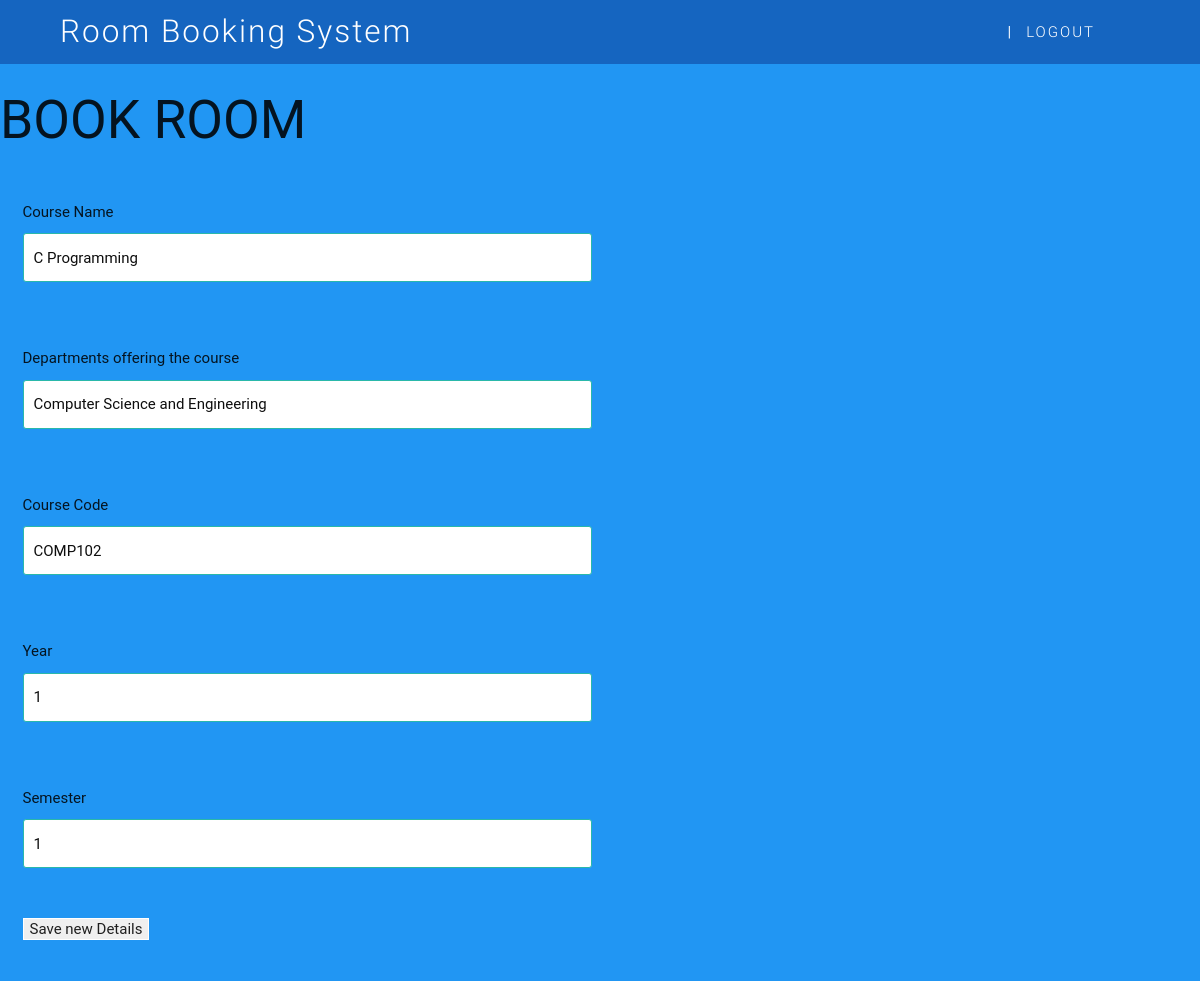
Screenshot of /php/edit_course_details.php?courseCode=COMP102 with the database file from the repository.
### tables this page shows
CREATE TABLE IF NOT EXISTS `course` (
  `courseName` varchar(50) NOT NULL,
  `departmentName` varchar(50) NOT NULL,
  `courseCode` varchar(50) NOT NULL,
  `year` int(11) NOT NULL,
  `semester` int(11) NOT NULL
);

### php/edit_course_details.php (the view, shortened to what this page needs)
<?php
require 'database_connection.php';
$courseCode = $_GET['courseCode'];
$query = $mysqli->query("SELECT * FROM course WHERE courseCode='$courseCode' LIMIT 1") or die($mysqli->error);
if($query->num_rows){
  while($row = $query->fetch_array(MYSQLI_ASSOC)){
    $courseCode = $row['courseCode'];
    $departmentName = $row['departmentName'];
    $courseName = $row['courseName'];
    $year = $row['year'];
    $semester = $row['semester'];
  }
}
?>
<!DOCTYPE html>
<html>
<head>
    <link rel="stylesheet" type="text/css" href="../css/style.css">
    <link rel="stylesheet" type="text/css" href="../css/plugin.css">
</head>
<body>
 <div class="navbar-fixed">
    <nav id="nav_f" class="default_color" role="navigation">
        <div class="container">
            <div class="nav-wrapper">
            <a href="index.php" id="logo-container" class="brand-logo">Room Booking System</a>
                <ul class="right hide-on-med-and-down">
                    <li>|</li>
                    <li><a href="logout.php">LOGOUT</a></li>
                </ul>
            </div>
        </div>
    </nav>
</div>
<h2>BOOK ROOM</h2>
   <div class="row">
    <form class="col s6">
        <div class="row">
            <div class="input-field col s12">
        <p>Course Name</p><input name="courseName" id="courseName" type="text" value="<?=$courseName?>"/>
         </div>
        </div>
        <div class="row">
            <div class="input-field col s12">
        <p>Departments offering the course</p><input name="departmentName" id="departmentName" type="text" value="<?=$departmentName?>"/>
            </div>
        </div>
        <div class="row">
            <div class="input-field col s12">
                <p>Course Code</p> <input name="courseCode" id="courseCode" type="text" value="<?=$courseCode?>"/>
            </div>
        </div>
        <div class="row">
            <div class="input-field col s12">
                <p>Year</p><input name="year" id="year" type="number" value="<?=$year?>"/>
                </div>
        </div>
         <div class="row">
            <div class="input-field col s12">
                <p>Semester</p><input name="semester" id="semester" type="number" min="1" max="2" value="<?=$semester?>"/>
                </div>
        </div>
        <div class="row">
            <div class="input-field col s12">
                <input type="button" id="saveDetail" name="saveDetails" value="Save new Details"/>
                </div>
        </div>
    </form>
</div>
</body>

### css/style.css (style rules this page uses)
body { background: #2196F3; }
.default_color { background-color: #1565C0 !important }
#nav_f { box-shadow: none !important; -webkit-box-shadow: none !important }
.brand-logo { position: absolute; color: #fff; display: inline-block; font-size: 2.1rem; font-style: normal; font-weight: 300; padding: 0; letter-spacing: 2px }
nav ul a { font-size: 1.2rem; color: #FFF; letter-spacing: 2px; display: block; font-weight: 300; padding: 0px 15px }
input, textarea { border: 1px solid #fff }

### rows the page displays
course: courseName "C Programming", departmentName "Computer Science and Engineering", courseCode "COMP102", year "1", semester "1"
